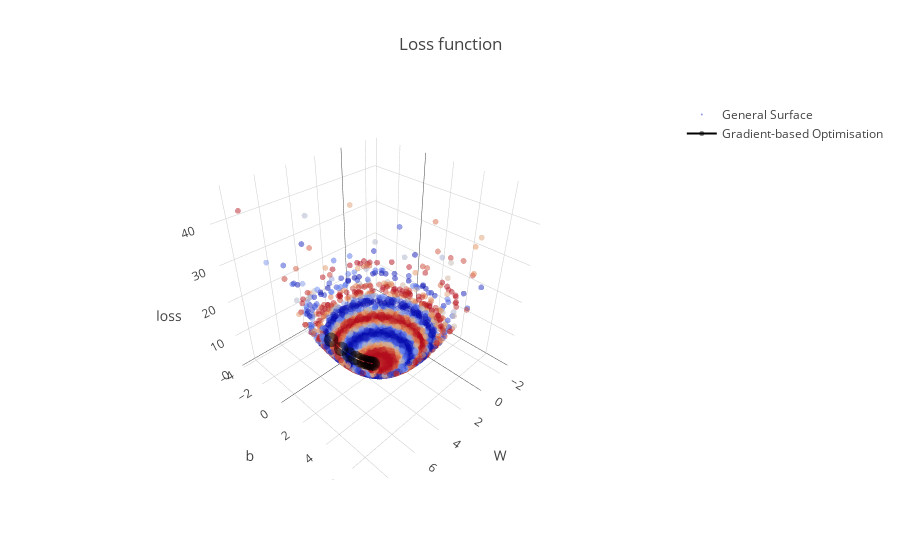

Notebook code cell kept with this figure:
### Markdown cell above
### <font color='yellow'> Calculate the trace for the steps of the gradient based optimisation</font>

### Code cell
trace2 = go.Scatter3d(
    x = Ws,
    y = bs,
    z = np.array(losses),
    mode='lines+markers',
    marker = dict(
        opacity = 0.5,
        size = 5,
        color = 'black'
    ),
    name = 'Gradient-based Optimisation'
)

data = [trace, trace2]

layout = go.Layout(
    title='Loss function',
    scene = dict (
        xaxis =  dict(title='W'),
        yaxis = dict(title='b'),
        zaxis = dict(title='loss')
    )
)

iplot({'data':data, 'layout': layout})
plot({'data':data, 'layout': layout}, filename='loss function.html')
# cplot({'data':data, 'layout': layout},'loss function.html')

### Figure 1 — Plotly figure (JSON) as saved in the notebook; plotly's stock layout.template omitted (floating-point values rounded to 4 significant figures; data arrays with more than 128 entries replaced by an {"elided": "..."} marker saying what was removed)
{"data": [{"marker": {"color": {"elided": "10000 float values"}, "opacity": 0.5, "size": 2}, "mode": "markers", "name": "General Surface", "type": "scatter3d", "uid": "f725a0b9-f16e-4096-b60a-d8a3bb942c0e", "x": {"elided": "10000 float values"}, "y": {"elided": "10000 float values"}, "z": {"elided": "10000 float values"}}, {"marker": {"color": "black", "opacity": 0.5, "size": 5}, "mode": "lines+markers", "name": "Gradient-based Optimisation", "type": "scatter3d", "uid": "d9b190ae-92cb-43a5-9c8b-a50e0486e9f5", "x": [5, 4.583, 4.251, 3.988, 3.779, 3.613, 3.481, 3.376, 3.292, 3.226], "y": [0, 0.4029, 0.7247, 0.9818, 1.187, 1.351, 1.482, 1.587, 1.671, 1.737], "z": [9.306, 6.285, 4.368, 3.151, 2.379, 1.889, 1.578, 1.38, 1.255, 1.175]}], "layout": {"scene": {"xaxis": {"title": "W"}, "yaxis": {"title": "b"}, "zaxis": {"title": "loss"}}, "title": "Loss function"}}
